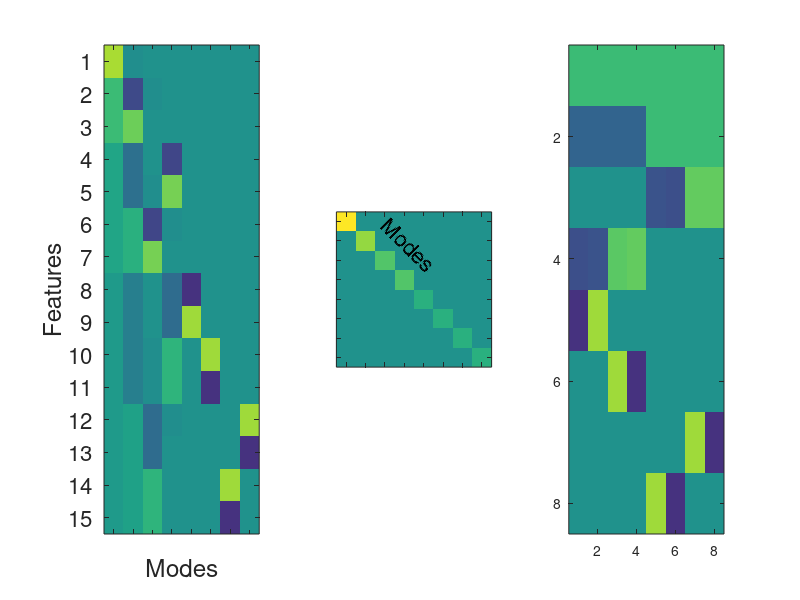

This chart was generated by the following MATLAB code: (Note: this script raises an error after producing the figure.)

clear; clc; close all;
restoredefaultpath
Y = [1 1 1 1 1 1 1 1
     1 1 1 1 0 0 0 0
     0 0 0 0 1 1 1 1
     1 1 0 0 0 0 0 0
     0 0 1 1 0 0 0 0
     0 0 0 0 1 1 0 0
     0 0 0 0 0 0 1 1
     eye(4),zeros(4,4)
     zeros(4,4),eye(4)];
[U,S,V] = svd(Y,'econ');
X = eye(8);
Ex = X*X;
Eyx = Y*X';

close all;

fs = 16;
[u,s,v] = svd(Eyx,'econ');
v = v*s/max(diag(s));
% Adjust sign (arbitrary)
v = -v;
% v(:,[2 6 7 8]) = -v(:,[2 6 7 8]);
v(:,3:4) = v(:,[4,3]);
v(:,[2,4]) = -v(:,[2,4]);

% Reorder equal value vectors
v(:,5:end) = v(:,[8 5 6 7]);

% Clean up small sv vectors (numerical inaccuracies gum things up)
v(:,5:end) = (abs(v(:,5:end))>.1).*v(:,5:end);
v = bsxfun(@rdivide,v,sqrt(sum(v.^2)));
v(abs(v)<0.1) = 0;

u = u*s/max(diag(s));
u = -u;
u(:,[3,4]) = u(:,[4,3]);
u(:,5:8) = u(:,[8,5,6,7]);
u(:,[2,4]) = -u(:,[2,4]);
u(:,5:end) = (abs(u(:,5:end))>.1).*u(:,5:end);
u = bsxfun(@rdivide,u,sqrt(sum(u.^2)));

clc
figure('position',[510   695   560   260])
subplot(131)
imagesc(u,[-1,1]); 
set(gca,'ytick',1:15,'xtick',1:8,'xticklabel','')
set(gca,'fontsize',fs)
xlabel('Modes')
ylabel('Features')

subplot(132)
imagesc(s/max(diag(s)),[-1,1])
set(gca,'ytick',1:8,'xtick',1:8,'xticklabel','','yticklabel','')
axis square; 
h = text(3,1,'Modes','fontsize',fs);
set(h,'Rotation',-45);
set(gca,'fontsize',fs)


subplot(133)
imagesc(v',[-1,1])
set(gca,'ytick','','xtick',1:8)
axis square
colormap(redblue)
set(gca,'fontsize',fs)
xlabel('Objects')
ylabel('Modes')
